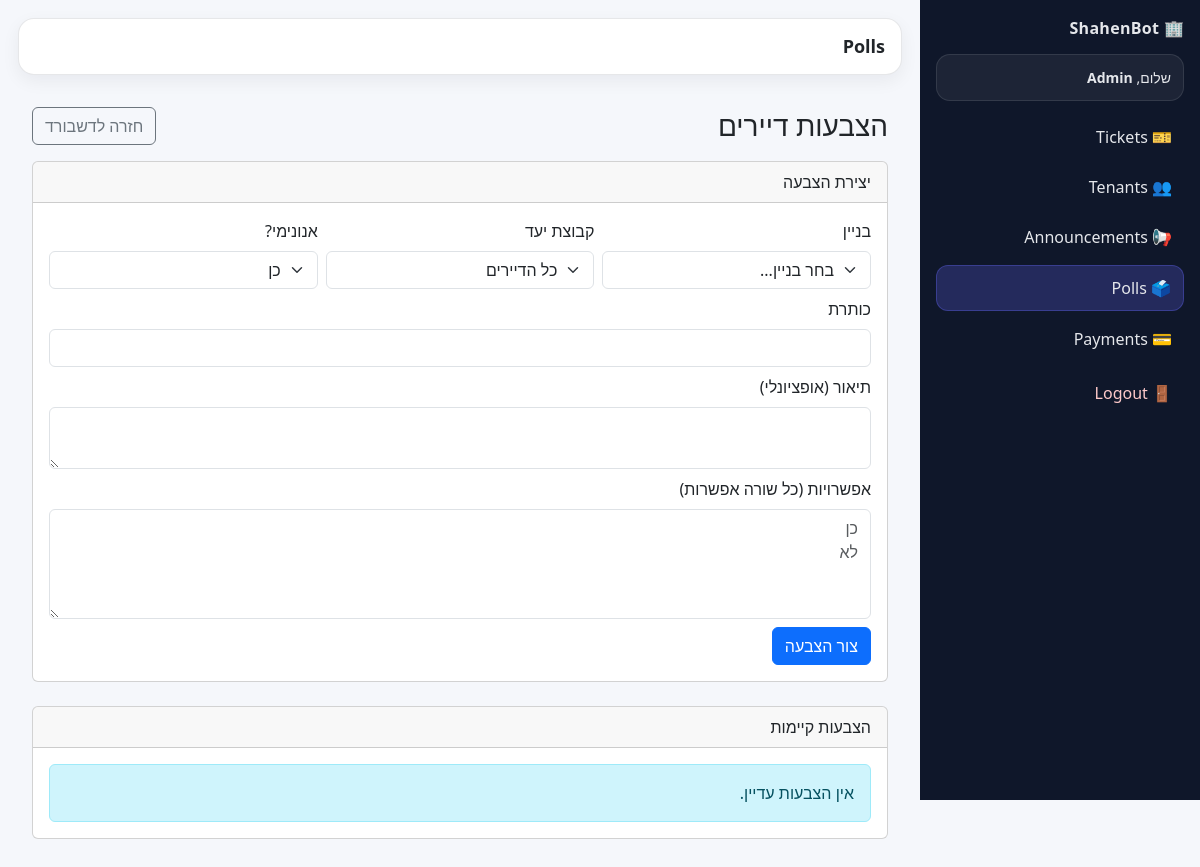
The app's page /admin/polls (signed in), older data.
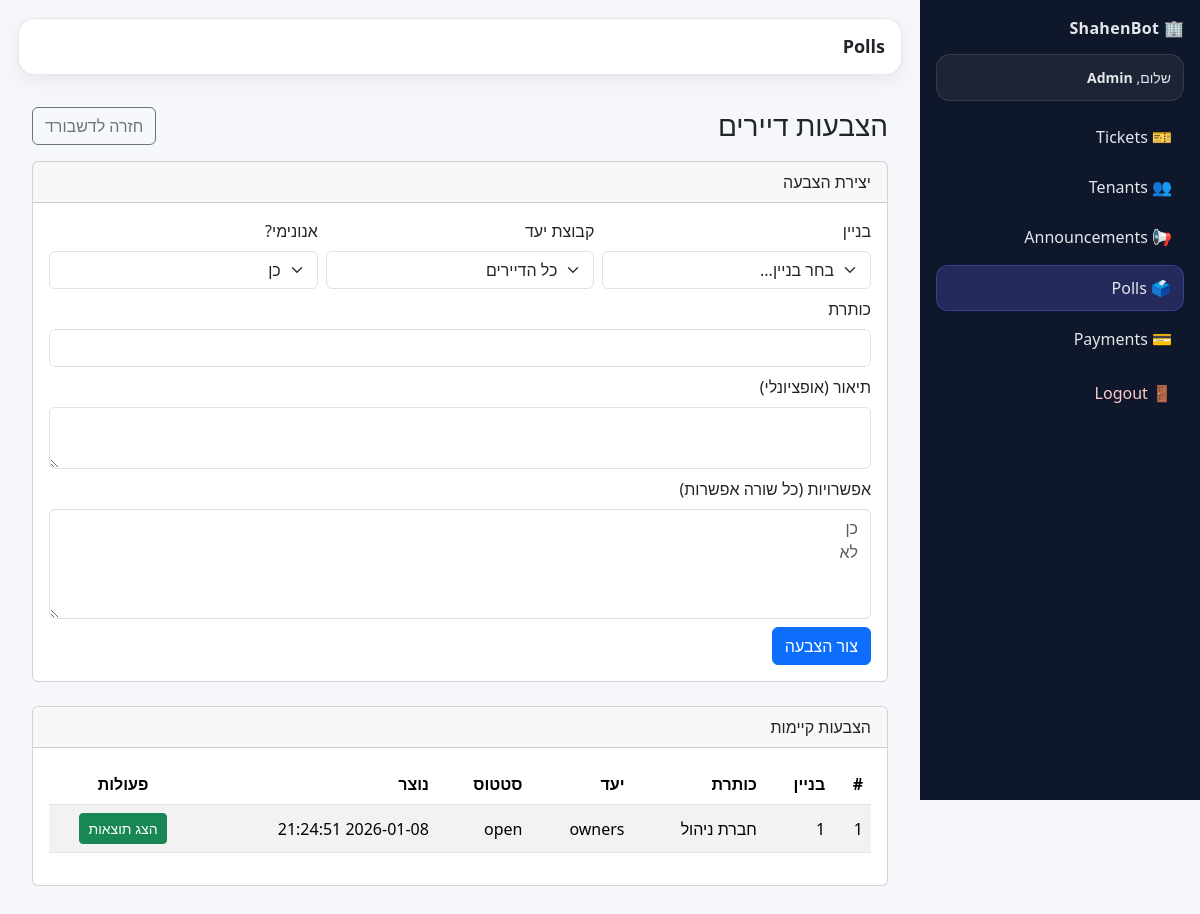
The same page, newer data.
### tables this page shows
CREATE TABLE polls (
        id INTEGER PRIMARY KEY AUTOINCREMENT,
        building_id INTEGER NOT NULL,
        title TEXT NOT NULL,
        description TEXT,
        target_group TEXT NOT NULL DEFAULT 'all',  -- all/owners/renters
        is_anonymous INTEGER NOT NULL DEFAULT 1,   -- 1/0
        status TEXT NOT NULL DEFAULT 'open',       -- open/closed
        closes_at TEXT,                            -- ISO datetime optional
        created_at TEXT NOT NULL DEFAULT (datetime('now'))
        , closed_at TEXT, sent_at TEXT);

### app.py (the view)
@app.get("/admin/polls")
@admin_required
def admin_polls():
    staff, role, building_id_scope = get_staff_scope()
    buildings = get_buildings_db() if role == "super_admin" else []
    polls = list_polls_db(building_id_scope, status=None)
    return render_template("admin_polls.html", staff=staff, role=role, buildings=buildings, building_id=building_id_scope, polls=polls)

### app.py (called while the page is built)
def get_staff_scope():
    staff_user_id = session.get("staff_user_id")
    if not staff_user_id:
        return None, None, None
    staff = get_staff_user_by_id_db(int(staff_user_id))
    if not staff:
        return None, None, None
    role = staff.get("role")
    if role == "super_admin":
        bid = request.args.get("building_id", type=int)
        return staff, role, bid  # None => all buildings
    elif role == "building_admin":
        bid = staff.get("building_id")
        return staff, role, int(bid) if bid else None
    return staff, role, None

def admin_required(view):
    @wraps(view)
    def wrapped(*args, **kwargs):
        staff, role, bid = get_staff_scope()
        if not staff:
            return redirect(url_for("login"))
        return view(*args, **kwargs)
    return wrapped

@app.context_processor
def inject_current_user():
    tenant_user = None
    tenant_id = session.get("tenant_id")
    if tenant_id:
        tenant_user = get_tenant_by_id_db(int(tenant_id))
    return dict(current_tenant=tenant_user)

### shahenbot_db.py (called while the page is built)
def get_connection():
    conn = sqlite3.connect(DB_PATH)
    conn.row_factory = sqlite3.Row
    return conn

### templates/admin_polls.html (shortened to what this page needs)
{% extends "admin_base.html" %}
{% block page_title %}Polls{% endblock %}
{% block content %}
<div class="container py-3">
  <div class="d-flex align-items-center justify-content-between mb-3">
    <h3 class="m-0">הצבעות דיירים</h3>
    <a class="btn btn-outline-secondary" href="{{ url_for('building_admin_dashboard') }}">חזרה לדשבורד</a>
  </div>
  <div class="card mb-4">
    <div class="card-header">יצירת הצבעה</div>
    <div class="card-body">
      <form method="post" action="/admin/polls/create" class="row g-2">
        {% if role == "super_admin" %}
        <div class="col-md-4">
          <label class="form-label">בניין</label>
          <select name="building_id" class="form-select" required>
            <option value="">בחר בניין...</option>
          </select>
        </div>
        {% else %}
          <input type="hidden" name="building_id" value="{{building_id}}">
        {% endif %}
        <div class="col-md-4">
          <label class="form-label">קבוצת יעד</label>
          <select name="target_group" class="form-select">
            <option value="all">כל הדיירים</option>
          </select>
        </div>
        <div class="col-md-4">
          <label class="form-label">אנונימי?</label>
          <select name="is_anonymous" class="form-select">
            <option value="1" selected>כן</option>
          </select>
        </div>
        <div class="col-md-12">
          <label class="form-label">כותרת</label>
          <input class="form-control" name="title" maxlength="120" required>
        </div>
        <div class="col-md-12">
          <label class="form-label">תיאור (אופציונלי)</label>
          <textarea class="form-control" name="description" rows="2"></textarea>
        </div>
        <div class="col-md-12">
          <label class="form-label">אפשרויות (כל שורה אפשרות)</label>
          <textarea class="form-control" name="options" rows="4" placeholder="כן&#10;לא" required></textarea>
        </div>
        <div class="col-12">
          <button class="btn btn-primary">צור הצבעה</button>
        </div>
      </form>
    </div>
  </div>
  <div class="card">
    <div class="card-header">הצבעות קיימות</div>
    <div class="card-body">
      {% if not polls %}
        <div class="alert alert-info m-0">אין הצבעות עדיין.</div>
      {% else %}
      <div class="table-responsive">
        <table class="table table-striped align-middle">
          <thead>
            <tr>
              <th>#</th>
              <th>בניין</th>
              <th>כותרת</th>
              <th>יעד</th>
              <th>סטטוס</th>
              <th>נוצר</th>
              <th class="text-center">פעולות</th>
            </tr>
          </thead>
          <tbody>
            {% for p in polls %}
            <tr>
              <td>{{p.id}}</td>
              <td>{{p.building_id}}</td>
              <td>{{p.title}}</td>
              <td>{{p.target_group}}</td>
              <td>{{p.status}}</td>
              <td>{{p.created_at}}</td>
                <td class="text-center">
                {% if not p.sent_at %}
                    <form method="post" action="{{ url_for('admin_polls_send', poll_id=p.id) }}" style="display:inline">
                    <button class="btn btn-sm btn-outline-primary">
                        שלח לדיירים
                    </button>
                    </form>
                {% else %}
                    <a class="btn btn-sm btn-success"
                    href="{{ url_for('admin_poll_results', poll_id=p.id) }}">
                    הצג תוצאות
                    </a>
                {% endif %}
                </td>
            </tr>
            {% endfor %}
          </tbody>
        </table>
      </div>
      {% endif %}
    </div>
  </div>
</div>
{% endblock %}

Row changes from the older to the newer data that the page shows:
added polls: id "1", building_id "1", title "חברת ניהול", target_group "owners", status "open", created_at "2026-01-08 21:24:51"
Text that changed along with them:
text no longer shown: "אין הצבעות עדיין."
text now shown: "# בניין כותרת יעד סטטוס נוצר פעולות"
